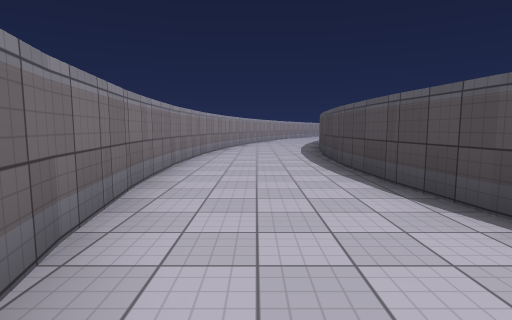
view 1 (above)

16 first-person views from a walk through a 3-D level made in the Unity game engine. The camera is 1.4 m above the floor, tilts 6° down and sees 80° across. The floor is counted in squares, 2 m on a side. Each view is taken from the middle of a square. On the plan, view 1 faces up. The plan holds only what a view shows up to about 10 squares ahead; the rest is blank. The place goes on beyond the plan. The player character is not drawn. Surface patterns are stand-ins for the level's own textures.

view 2
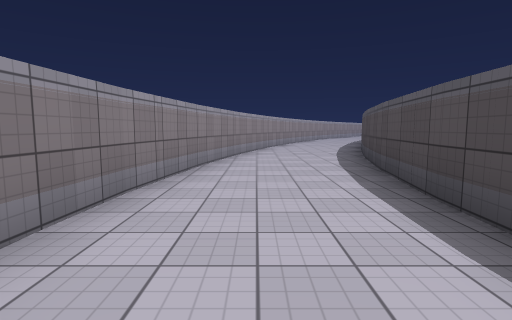

view 3
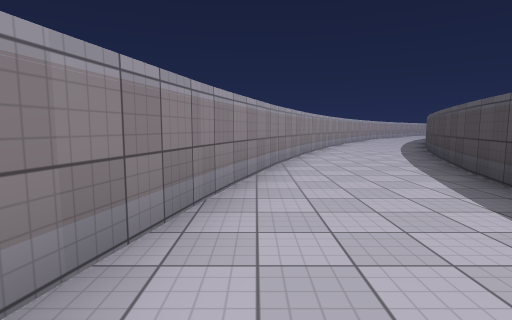

view 4
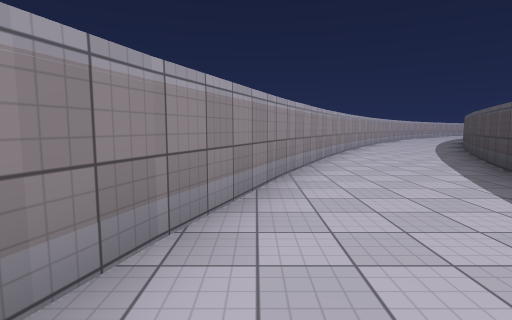

view 5
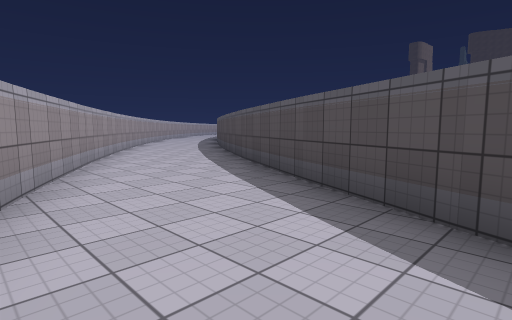

view 6
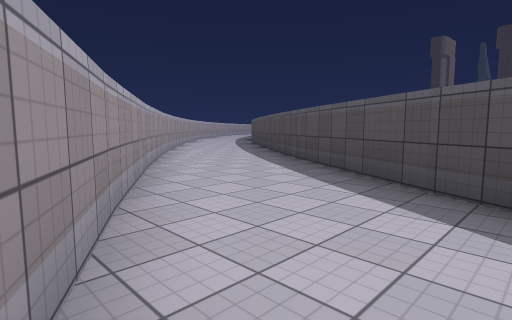

view 7
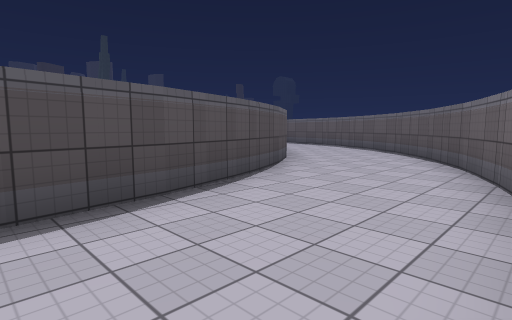

view 8
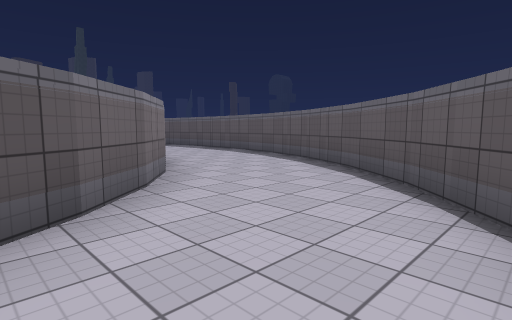

view 9
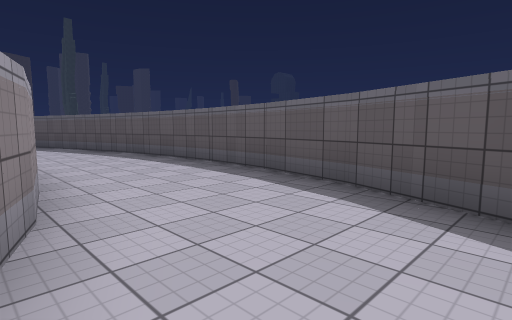

view 10
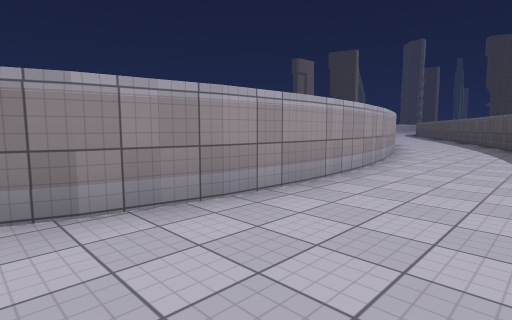

view 11
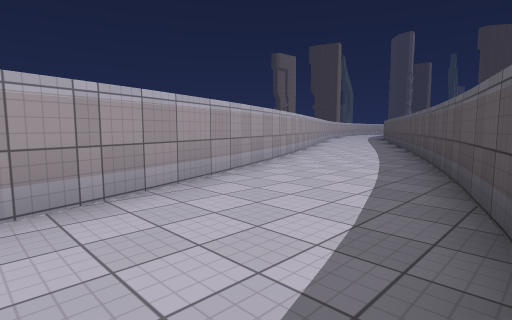

view 12
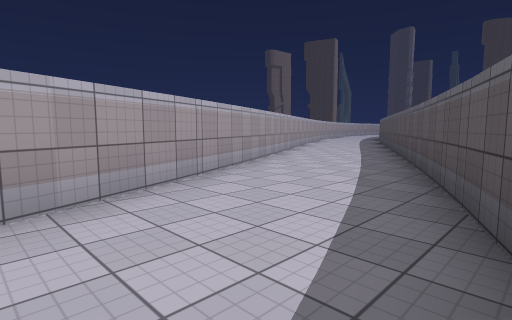

view 13
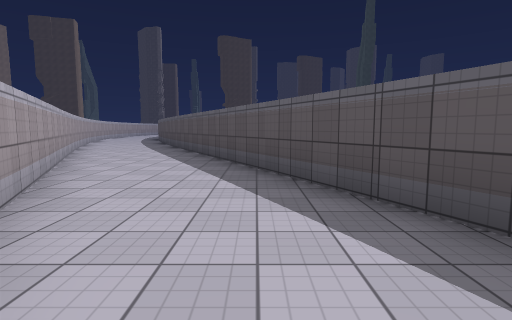

view 14
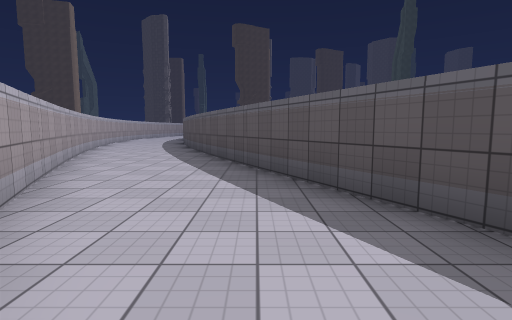

view 15
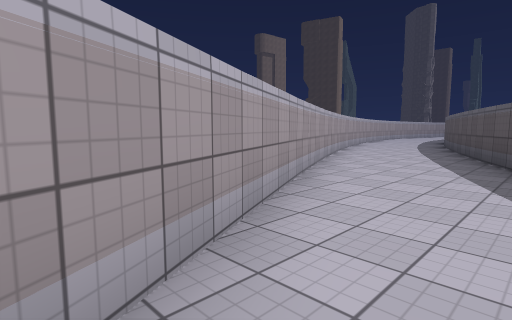

view 16
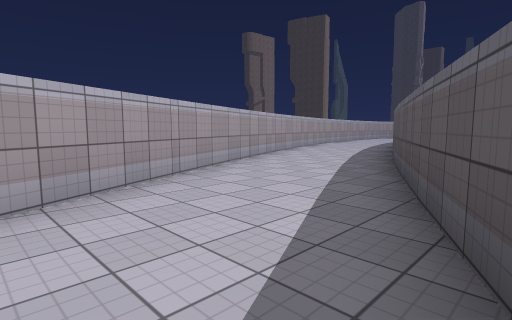

### Floor plan
Points are (right, up) in squares from view 1. A wall is a line through its corners. A room is listed if a view was taken in it or the views show most of it. See-through windows are left out.
Room 1 (views 1, 2, 3, 4, 5, 6, 7, 8, 9, 10, 11, 12, 13, 14, 15, 16)
walls: (10.3, -4.7) (8.8, -4.6); (12.3, -4.6) (10.2, -4.7); (9, -4.6) (7.6, -4.4); (12.7, -7.7) (14.3, -7.4); (7.7, -4.4) (6.9, -4.1); (8.5, -7.8) (10.2, -7.9) (12.8, -7.8); (14.2, -7.6) (18.8, -6); (15.6, -3.8) (12.2, -4.7); (6.7, -7.4) (8.6, -7.8); (5.5, -3.4) (4.4, -2.6); (5.1, -6.8) (6.9, -7.5); (4.5, -2.7) (3.6, -1.7); (18.8, -6.2) (35.6, 2.1); (3.7, -1.7) (2.9, -0.6); (19, -2.5) (15.5, -3.9); (2.2, -4.8) (3.6, -6) (5.2, -6.9); (3, -0.7) (2.5, 0.5); (1.1, -3.5) (2.3, -4.9); (2.4, 0.5) (1.9, 2.5); (0.2, -2.1) (1.1, -3.6); (1.9, 2.4) (1.6, 4.5); (-0.5, -0.5) (0.2, -2.2); (1.7, 4.4) (1.6, 5.9); (-1.2, 1.9) (-0.6, -0.6); (1.6, 5.8) (1.9, 10.1); (-1.6, 4.3) (-1.2, 1.8); (-1.5, 5.9) (-1.5, 4.1); (2.1, 10) (2.2, 10.7); (2.1, 10.6) (3.4, 14.9); (-1.4, 8.3) (-1.6, 5.8); (-0.9, 11.4) (-1.6, 8.2); (3.2, 14.8) (6.6, 22.1); (32.3, 4.1) (19, -2.7); (1.1, 18.1) (-1, 11.3); (35.6, 1.9) (36.5, 2.2); (1.6, 18.8) (1.2, 18); (36, 5.5) (32.3, 3.9); (6.7, 22) (9.6, 27.1); (5.4, 26.3) (1.3, 18.7); (9.7, 26.9) (10.2, 27.6); (6.4, 27.6) (5.4, 26.1)

Where each view was taken, in squares from view 1:
view 1: 0 up, 0 right, facing up
view 2: 5 up, 0 right, facing up
view 3: 10 up, 0 right, facing up
view 4: 14 up, 1 right, facing up
view 5: 17 up, 2 right, facing up-right
view 6: 21 up, 3 right, facing up-right
view 7: 4 up, 1 left, facing down-right
view 8: 1 down, 1 right, facing down-right
view 9: 4 down, 5 right, facing down-right
view 10: 7 down, 7 right, facing up-right
view 11: 7 down, 14 right, facing up-right
view 12: 6 down, 17 right, facing up-right
view 13: 3 down, 20 right, facing right
view 14: 0 up, 26 right, facing right
view 15: 0 up, 26 right, facing up-right
view 16: 1 down, 28 right, facing up-right
